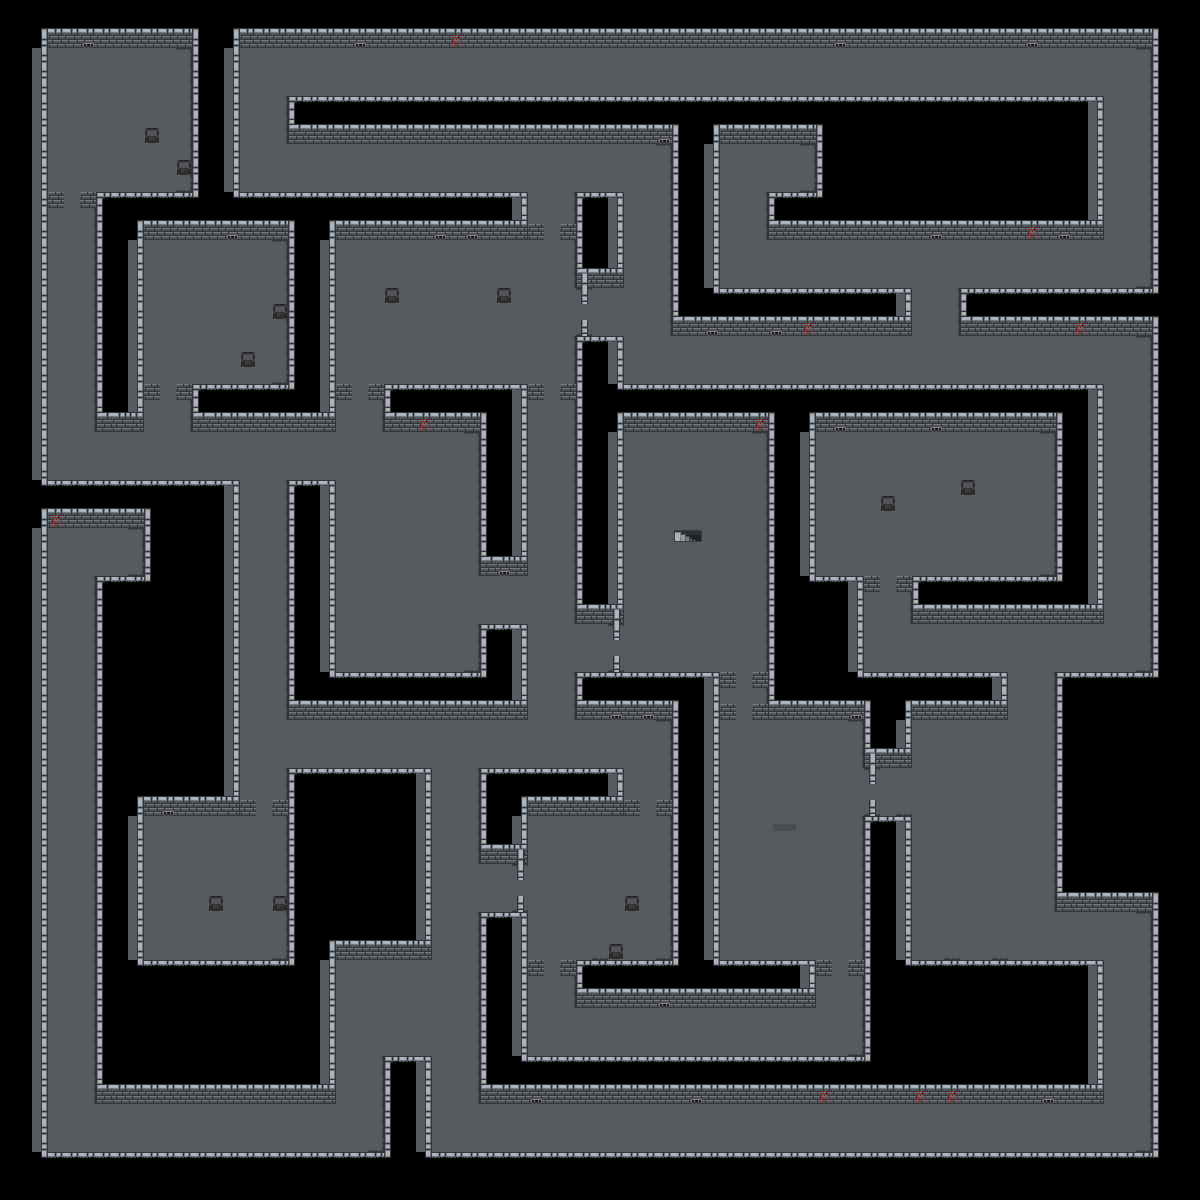

This game map was drawn from its Tiled (.tmx) file and the tilesets committed beside it. A one-line description and the trimmed map source follow:
An orthogonal 75x75 tile map with 16x16 px tiles, 4 tile layers (Layer1, navigation, wall, wall2).

<map version="1.2" tiledversion="1.2.4" orientation="orthogonal" renderorder="right-down" width="75" height="75" tilewidth="16" tileheight="16" infinite="0" nextlayerid="2" nextobjectid="1">
 <tileset firstgid="1" source="Dungeon1-Tileset v3.tsx" />
 <layer id="1" name="Layer1" width="75" height="75">
  <data>[5625 cells, 2718 non-empty, 9 distinct tile ids]</data>
 </layer>
 <layer id="2" name="navigation" width="75" height="75">
  <data>[5625 cells, 2683 non-empty, 1 distinct tile ids]</data> 
 </layer>
 <layer id="3" name="wall" width="75" height="75">
  <data>[5625 cells, 1346 non-empty, 10 distinct tile ids]</data> 
 </layer>
 <layer id="4" name="wall2" width="75" height="75">
  <data>[5625 cells, 2346 non-empty, 30 distinct tile ids]</data>
 </layer>
</map>
